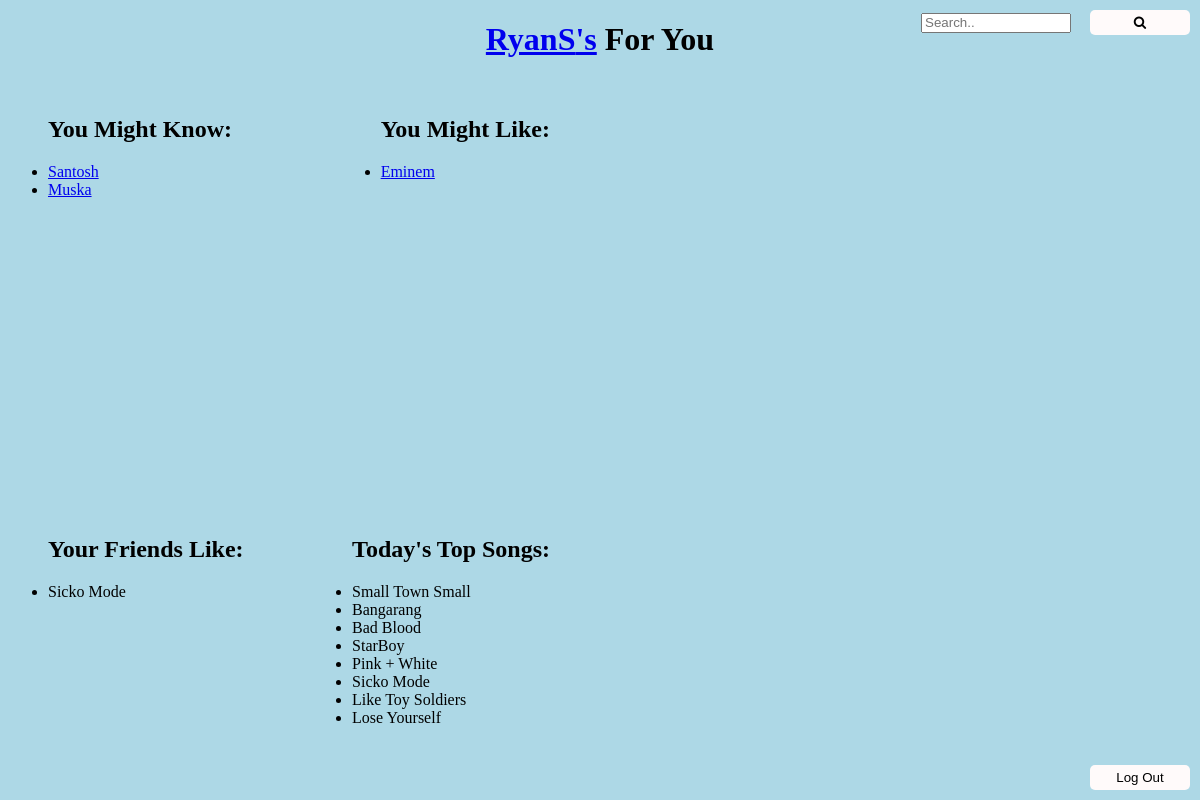
The page /home (signed in) on the database its author committed.
### runner.py (models this page shows, shortened)
class Users(UserMixin, db.Model):
    __tablename__ = "Users"
    id = db.Column(db.Integer, primary_key = True)
    username = db.Column(db.String, nullable = False)
    password = db.Column(db.String, nullable = False)

class Artists(db.Model):
    __tablename__ = "Artists"
    id = db.Column(db.Integer, primary_key = True)
    name = db.Column(db.String, nullable = False)

class Songs(db.Model):
    __tablename__ = "Songs"
    id = db.Column(db.Integer, primary_key = True)
    name = db.Column(db.String, nullable = False)
    albumkey = db.Column(db.Integer)
    genrekey = db.Column(db.Integer, nullable = False)
    artistkey = db.Column(db.Integer, nullable = False)

### runner.py (the view)
@app.route("/home", methods = ["GET", "POST"])
@login_required
def home():
    if request.method == "GET":
        res = db.session.execute("""
        select username
        from Users, Followers
        where id = followed
            and id != :key
            and user in (
                select followed
                from Followers
                where user = :key
            )
            and followed not in (
                select followed
                from Followers
                where user = :key
            )
        group by id
        order by count(*) desc
        limit 5;""", {"key" : current_user.id})
        accounts = []
        for row in res:
            accounts.append(row[0])
        res = db.session.execute("""
        select Artists.name
        from Artists, Songs, Genres
        where Artists.id = Songs.artistkey
            and Songs.genrekey = Genres.id
            and Genres.id in (
                select Genres.id
                from PlaylistsSongs, Songs, Genres, Playlists, Users
                where Users.id = :key
                    and songkey = Songs.id
                    and Songs.genrekey = Genres.id
                    and playlistkey = Playlists.id
                    and Playlists.userkey = Users.id
            )
            and Artists.id not in (
                select artistkey
                from FollowersArtists
                where userkey = :key
            )
        group by Artists.name, Genres.name
        order by count(*) desc
        limit 5;""",{"key" : current_user.id} )
        artists = []
        for row in res:
            artists.append(row[0])
        res = db.session.execute("""
        select Songs.name
        from Songs, PlaylistsSongs, Playlists
        where Playlists.public = 1
            and Playlists.userkey != :key
            and Playlists.id = playlistkey
            and Songs.id = songkey
            and Playlists.userkey in (
                select followed
                from Followers
                where user = :key
                )
            group by Songs.name
            order by count(*) desc
            limit 5;""", {"key" : current_user.id})
        followerRecs = []
        for row in res:
            followerRecs.append(row[0])
        res = db.session.execute("""
        select name, count(*) as TimesAdded
        from Songs, PlaylistsSongs
        where Songs.id = songkey
        group by songkey
        order by TimesAdded desc
        limit 10;
        """)
        topSongs = []
        for row in res:
            topSongs.append(row[0])
        return render_template("home.html", user = current_user, followers = accounts, artists = artists, followerRecs = followerRecs,
                                topSongs = topSongs)
    elif request.method == "POST":
        return "success"

### runner.py (called while the page is built)
@login_manager.user_loader
def load_user(user_id):
    return Users.query.filter_by(id = user_id).first()

### templates/home.html (shortened to what this page needs)
<!DOCTYPE html>
<html lang = 'en'>
    <head>
        <link href="static/stylesheet.css" rel="stylesheet">
    </head>
    <body>
        <h1 class="center"><a href = "/user/{{user.username}}">{{user.username}}'s</a> For You</h1>
        <ul class = "upperLeft" type = "disc">
            <h2 class = "center">You Might Know: </h2>
            {% if not followers %}
                <li>No suggested followers :(</li>
            {% else %}
                {% for row in followers %}
                    <li><a href = "/user/{{row}}">{{row}}</a></li>
                {% endfor %}
            {% endif %}
        </ul>
        <ul class = "upperRight" type = "disc">
            <h2 class = "center">You Might Like: </h2>
            {% if not artists %}
                <li>No suggested artists :(</li>
            {% else %}
                {% for row in artists %}
                    <li><a href = "/artist/{{row}}">{{row}}</a></li>
                {% endfor %}
            {% endif %}
        </ul>
        <ul class = "bottomLeft" type = "disc">
            <h2 class = "center">Your Friends Like: </h2>
            {% if not followerRecs %}
                <li>No songs :(</li>
            {% else %}
                {% for row in followerRecs %}
                    <li>{{row}}</li>
                {% endfor %}
            {% endif %}
        </ul>
        <ul class = "bottomRight" type = "disc">
            <h2 class = "center">Today's Top Songs: </h2>
            {% if not topSongs %}
                <li>No songs :(</li>
            {% else %}
                {% for song in topSongs %}
                    <li>{{song}}</li>
                {% endfor %}
            {% endif %}
        </ul>
        <link rel="stylesheet" href="https://cdnjs.cloudflare.com/ajax/libs/font-awesome/4.7.0/css/font-awesome.min.css">
        <form class = "search">
        <input type="text" placeholder="Search.." name="search">
        <button type="submit" onclick="search()"><i class="fa fa-search"></i></button>
        </form>
        <button type="button" class="exit" id="logout" onclick="logout()">Log Out</button>
    </body>
</html>

### static/stylesheet.css (style rules this page uses)
body { background-color: lightblue; }
button { width: 100px; padding: 5px 5px; border-radius: 5px; border: none; margin: 10px; background-color: snow; }
input { width: 150px; height: 20px; margin: 5px; }
.center { text-align: center; }
* { box-sizing: border-box; }
.search { position: absolute; right: 0px; top: 0px; }
.upperLeft { position: absolute; }
.upperRight { position: absolute; top: 100; right: 650px; }
.bottomLeft { position: absolute; top: 500px; }
.bottomRight { position: absolute; right: 650px; top: 500px; }
.exit { position: absolute; right: 0px; bottom: 0px; }

### rows shown on the page
Users: username "RyanS"
Users: username "Santosh"
Users: username "Muska"
Artists: name "Eminem"
Songs: name "Sicko Mode"
Songs: name "Small Town Small"
Songs: name "Bangarang"
Songs: name "Bad Blood"
Songs: name "StarBoy"
Songs: name "Pink + White"
Songs: name "Like Toy Soldiers"
Songs: name "Lose Yourself"
